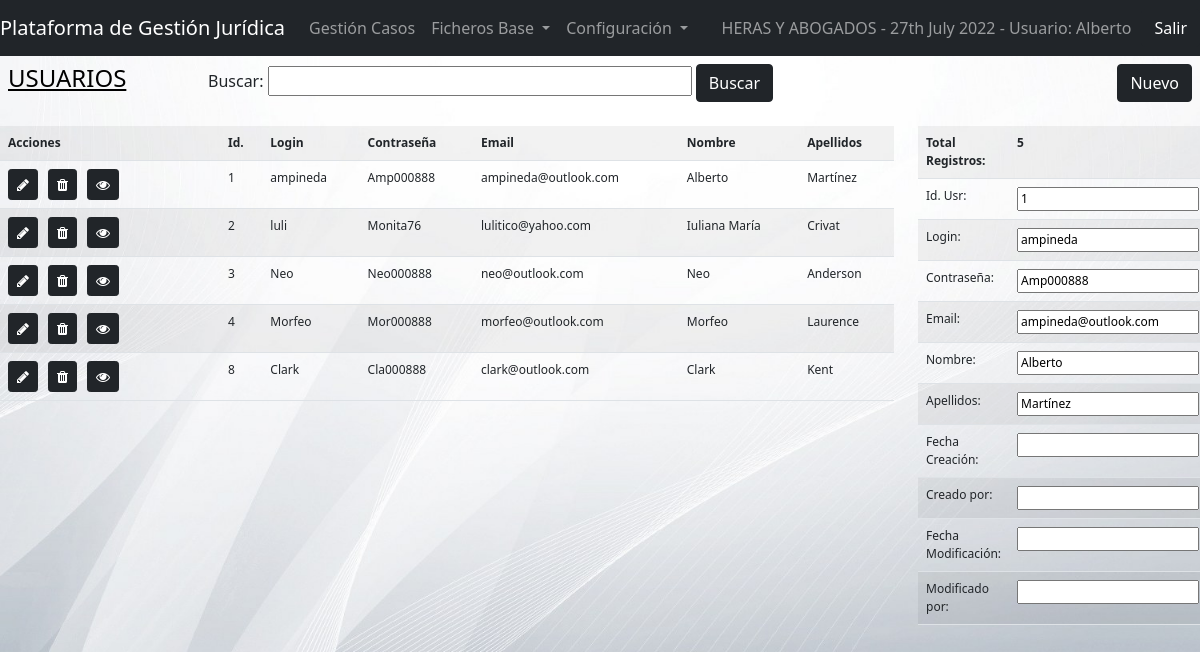
The app's page /view/users.php?iduser=1 (signed in), older data.
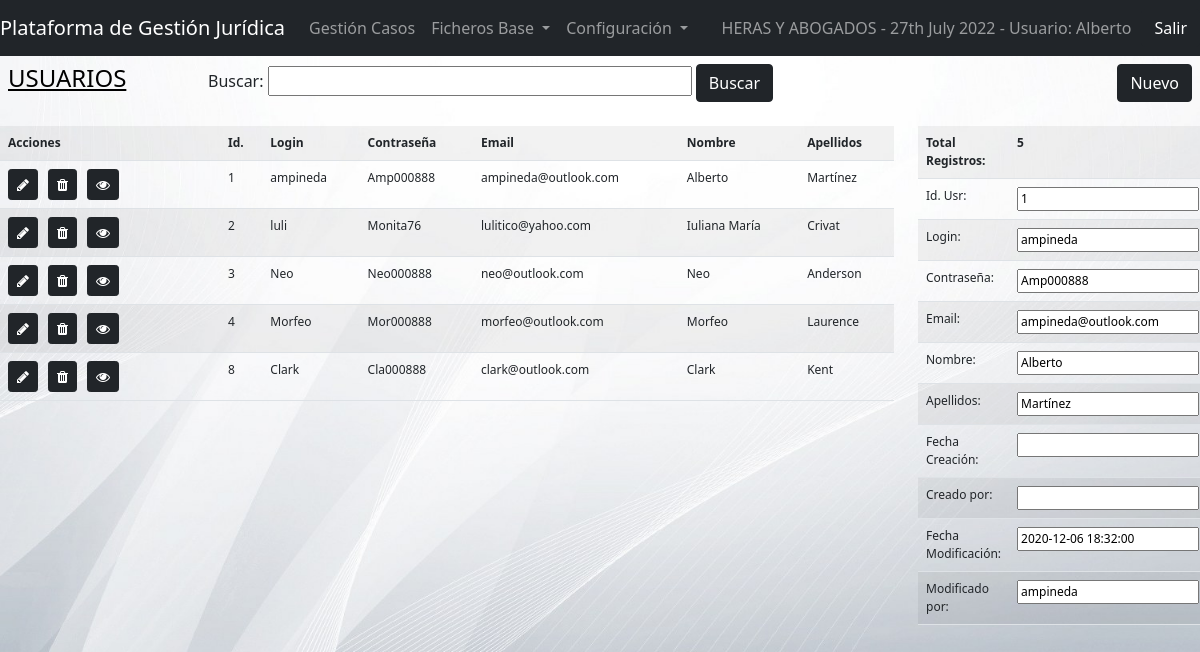
The same page, newer data.
### tables this page shows
CREATE TABLE IF NOT EXISTS `users` (
  `USRId` int(11) NOT NULL AUTO_INCREMENT,
  `USRLogin` varchar(50) NOT NULL,
  `USRPsw` varchar(50) NOT NULL,
  `USREmail` varchar(100) NOT NULL,
  `USRName` varchar(50) NOT NULL,
  `USRLastName` varchar(75) NOT NULL,
  `USRDateInsert` datetime DEFAULT NULL,
  `USRInsertBy` varchar(50) DEFAULT NULL,
  `USRDateUpdate` datetime DEFAULT NULL,
  `USRUpdateBy` varchar(50) DEFAULT NULL,
  PRIMARY KEY (`USRId`)
);

### model/dbcrud.php (called while the page is built, shortened)
<?php
    class dbcrud {
        public function sql ($sql){
            $dbConn = new dbconn();
            $dbConn->connect();
            $conn = $dbConn->getConn();
            $result = $conn->query($sql);
            return $result;
        }
    }
?>

### controller/cntUser.php (the view, shortened to what this page needs)
<?php
    include_once '../model/dbcrud.php';
    function selectUsers(){
        $usrCrud = new dbcrud();
        if (isset ($_SESSION['usrfilter'])) {
            $filter = $_SESSION['usrfilter'];
            $usersSQL = "SELECT * FROM users WHERE USRName LIKE '%:filter%' OR USRLastName LIKE '%:filter%' OR USRLogin LIKE '%:filter%'";
            $usersSQL = str_replace(':filter', $filter, $usersSQL);
        }
        else {
            $usersSQL = "SELECT * FROM users";
        }
        echo '<tr>'
                . '<th style="width:220px">Acciones</th><th>Id.</th><th>Login</th><th>Contraseña</th><th>Email</th><th>Nombre</th><th>Apellidos</th>'
           . '</tr>';
        $result = $usrCrud->sql($usersSQL);
        if ($result->num_rows > 0) {
          while($row = $result->fetch_assoc()) {
            echo '<tr><td><a href="userdata.php?update&iduser='.$row["USRId"].'" target="_blank" class="btn btn-dark btn-sm" role="button" data-toggle="tooltip" data-placement="top" title="Editar"><i class="fa fa-pencil" aria-hidden="true"></i></a>'
                    .'<a href="userdata.php?delete&iduser='.$row["USRId"].'" target="_blank" class="btn btn-dark btn-sm" role="button" style="margin-left: 10px" data-toggle="tooltip" data-placement="top" title="Eliminar"><i class="fa fa-trash" aria-hidden="true"></i></a>'
                    .'<a href="users.php?iduser='.$row["USRId"].'" class="btn btn-dark btn-sm" role="button" style="margin-left: 10px" data-toggle="tooltip" data-placement="top" title="Ver datos"><i class="fa fa-eye" aria-hidden="true"></i></a></td>'
                    . '<td>'.$row["USRId"].'</td><td>'.$row["USRLogin"].'</td><td>'.$row["USRPsw"].'</td><td>'
                    .$row["USREmail"].'</td><td>'.$row["USRName"].'</td><td>'.$row["USRLastName"].'</td>'
                    .'</tr>';
            }
        }
        else {
            $_SESSION['numusers'] = 0;
        }
    }
    function showUser($idUser){
        $usrCrud = new dbcrud();
        $usersSQL = "SELECT * FROM users WHERE USRId = " . $idUser;
        $result = $usrCrud->sql($usersSQL);
        if ($result->num_rows > 0) {
            while($row = $result->fetch_assoc()) {
            echo '<tr><td>Id. Usr:</td><td><input type="text" name="USRId" readonly="true" value="'.$row["USRId"].'"></td></tr>'
                . '<tr><td>Login:</td><td><input type="text" name="USRLogin" readonly="true" value="'.$row["USRLogin"].'"></td></tr>'
                . '<tr><td>Contraseña:</td><td><input type="text" name="USRPsw" readonly="true" value="'.$row["USRPsw"].'"></td></tr>'
                . '<tr><td>Email:</td><td><input type="text" name="USREmail" readonly="true" value="'.$row["USREmail"].'"></td></tr>'
                . '<tr><td>Nombre:</td><td><input type="text" name="USRName" readonly="true" value="'.$row["USRName"].'"></td></tr>'
                . '<tr><td>Apellidos:</td><td><input type="text" name="USRLastName" readonly="true" value="'.$row["USRLastName"].'"></td></tr>'
                . '<tr><td>Fecha Creación:</td><td><input type="text" name="USRDateInsert" readonly="true" value="'.$row["USRDateInsert"].'"></td></tr>'
                . '<tr><td>Creado por:</td><td><input type="text" name="USRInsertBy" readonly="true" value="'.$row["USRInsertBy"].'"></td></tr>'
                . '<tr><td>Fecha Modificación:</td><td><input type="text" name="USRDateUpdate" readonly="true" value="'.$row["USRDateUpdate"].'"></td></tr>'
                . '<tr><td>Modificado por:</td><td><input type="text" name="USRUpdateBy" readonly="true" value="'.$row["USRUpdateBy"].'"></td></tr>';
            }
        }
    }
?>

Row changes from the older to the newer data that the page shows:
changed users "ampineda": USRDateUpdate (not shown) → "2020-12-06 18:32:00"; USRUpdateBy (not shown) → "ampineda"
